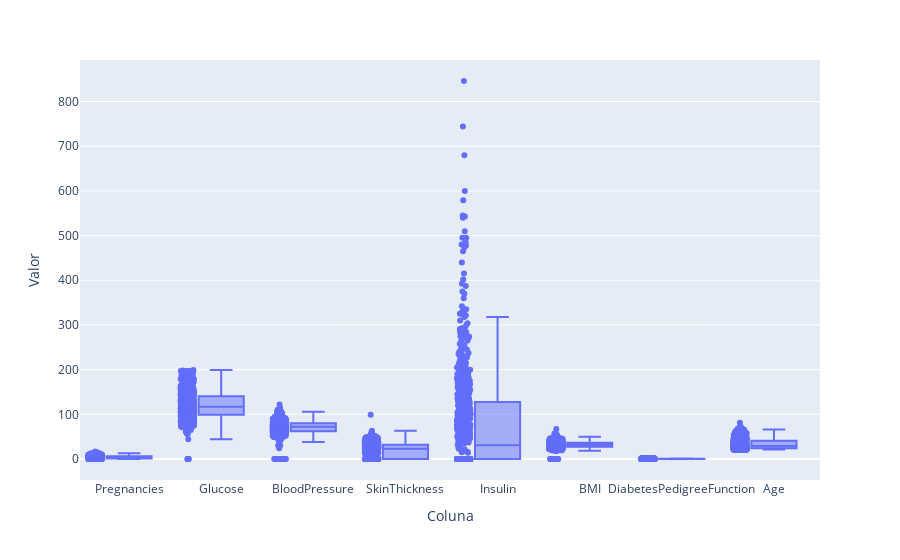

Notebook cell for this chart:
### Code cell
px.box(df_diabetes.loc[:, columns[:-1]], points='all', labels={'value':'Valor', 'variable':'Coluna'})

### Figure 1 — Plotly figure (JSON) as saved in the notebook; plotly's stock layout.template omitted (floating-point values rounded to 4 significant figures; data arrays with more than 128 entries replaced by an {"elided": "..."} marker saying what was removed)
{"data": [{"alignmentgroup": "True", "boxpoints": "all", "hovertemplate": "Coluna=%{x}<br>Valor=%{y}<extra></extra>", "legendgroup": "", "marker": {"color": "#636efa"}, "name": "", "notched": false, "offsetgroup": "", "orientation": "v", "showlegend": false, "type": "box", "x": {"elided": "6144 str values"}, "x0": " ", "xaxis": "x", "y": {"elided": "6144 float values"}, "y0": " ", "yaxis": "y"}], "layout": {"boxmode": "group", "legend": {"tracegroupgap": 0}, "margin": {"t": 60}, "xaxis": {"anchor": "y", "domain": [0, 1], "title": {"text": "Coluna"}}, "yaxis": {"anchor": "x", "domain": [0, 1], "title": {"text": "Valor"}}}}
